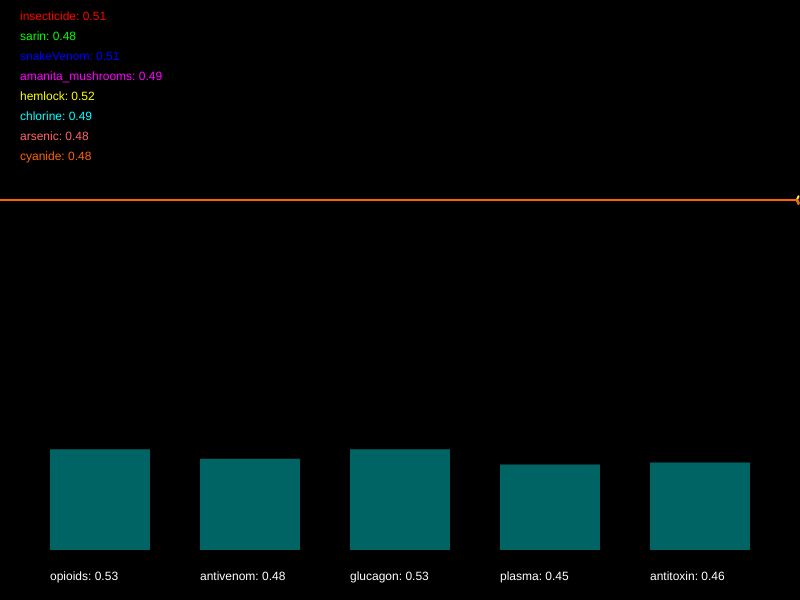
Frame 1 (no input)
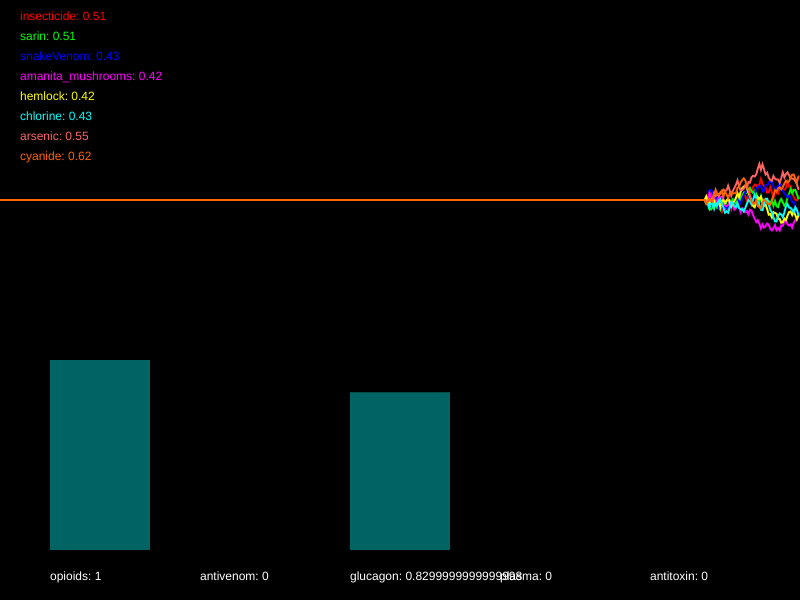
Frame 60 (no input)
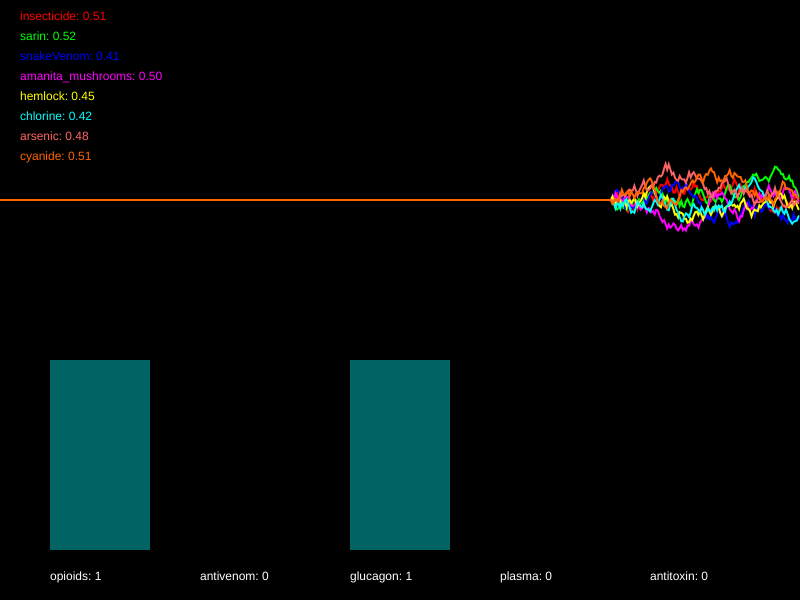
Frame 120 (the mouse pressed at the canvas centre since frame 60)

The p5.js sketch that drew these frames (run headless with seeded random() and noise() and a simulated clock; from frame 60 on, the mouse is pressed at the canvas centre):

// p5.js sketch
// ── sketch.js
/*

Officer: 8648005
CaseNum: 401-3-25831991-8648005

Case 401 - The Case of Norbert's Weiner Stand
Stage 4 - Mortal Cupcake

It seems that Norbert is getting desperate now. In what appears to be his final stand he has set up his own cupcake shop. The laced cupcakes look delicious but they are extremely dangerous. Just a brief whiff of one can induce a series of
deadly symptoms. This is Norbert’s most complex poison to date, so you’ll have to work hard to produce a viable antidote.

You must develop the antidote by using conditional statements in the draw loop to do the following.

	- If hemlock dips below 0.65 and snakeVenom dips below 0.39, whilst at the same time, cyanide goes above 0.67 or sarin goes above 0.5, decrement opioids by 0.02
	- When amanita_mushrooms dips below 0.7 or arsenic goes above 0.68, whilst at the same time, chlorine dips below 0.61, raise opioids by 0.03
	- When cyanide goes above 0.4, amanita_mushrooms dips below 0.6, and also arsenic goes above 0.3, decrement antivenom by 0.05
	- When insecticide goes above 0.71 or sarin dips below 0.62, whilst at the same time, chlorine goes above 0.38, increment antivenom by 0.03
	- If either insecticide goes above 0.56, chlorine goes above 0.66, or perhaps amanita_mushrooms dips below 0.39, decrease glucagon by 0.04
	- When snakeVenom dips below 0.47 and arsenic goes above 0.71, or on the other hand, cyanide goes above 0.68 or hemlock goes above 0.32, increase glucagon by 0.03
	- When either chlorine goes above 0.59, sarin goes above 0.61, arsenic goes above 0.41, or perhaps amanita_mushrooms goes above 0.28, decrement plasma by 0.05
	- If hemlock dips below 0.35 or snakeVenom goes above 0.73, or on the other hand, cyanide dips below 0.3 and insecticide goes above 0.39, increment plasma by 0.03
	- If either hemlock dips below 0.7, insecticide dips below 0.64, or perhaps arsenic goes above 0.35, decrement antitoxin by 0.04
	- When chlorine goes above 0.51 or snakeVenom dips below 0.41, or on the other hand, cyanide goes above 0.6 and amanita_mushrooms goes above 0.67, increase antitoxin by 0.01


Your conditional statements should consider the following poisons:

	- insecticide
	- sarin
	- snakeVenom
	- amanita_mushrooms
	- hemlock
	- chlorine
	- arsenic
	- cyanide


Your conditional statements should modify the following antidotes:

	- opioids
	- antivenom
	- glucagon
	- plasma
	- antitoxin


- There are many ways to complete this task but you should only use the following commands:

	if(){}
	>
	<
	&&
	||
	+=
	-=

*/

//Declare the poison variables
var insecticide;
var sarin;
var snakeVenom;
var amanita_mushrooms;
var hemlock;
var chlorine;
var arsenic;
var cyanide;


//Declare the antidote variables
var opioids;
var antivenom;
var glucagon;
var plasma;
var antitoxin;


//This variable is used for drawing the graph
var graphs;


function setup()
{

	createCanvas(800,600);
	strokeWeight(2);

	//initialise the poisons and antidotes
	insecticide = 0.5;
	sarin = 0.5;
	snakeVenom = 0.5;
	amanita_mushrooms = 0.5;
	hemlock = 0.5;
	chlorine = 0.5;
	arsenic = 0.5;
	cyanide = 0.5;
	opioids = 0.5;
	antivenom = 0.5;
	glucagon = 0.5;
	plasma = 0.5;
	antitoxin = 0.5;


	//fills the graph with empty values
	graphs = [];

	for(var i = 0; i < 8; i++)
	{
		graphs.push([]);
		for(var j = 0; j < 512; j++)
		{
			graphs[i].push(0.5);
		}
	}

}

function draw()
{

	//Develop the antidote below
	//Write conditional statements to change the amount of each substance ...
    
    // If hemlock dips below 0.65 and snakeVenom dips below 0.39, whilst at the same time, cyanide goes above 0.67 or sarin goes above 0.5, decrement opioids by 0.02
if (hemlock < 0.65 && snakeVenom < 0.39 && (cyanide > 0.67 || sarin > 0.5)) {
  opioids -= 0.02;
}

// When amanita_mushrooms dips below 0.7 or arsenic goes above 0.68, whilst at the same time, chlorine dips below 0.61, raise opioids by 0.03
if ((amanita_mushrooms < 0.7 || arsenic > 0.68) && chlorine < 0.61) {
  opioids += 0.03;
}

// When cyanide goes above 0.4, amanita_mushrooms dips below 0.6, and also arsenic goes above 0.3, decrement antivenom by 0.05
if (cyanide > 0.4 && amanita_mushrooms < 0.6 && arsenic > 0.3) {
  antivenom -= 0.05;
}

// When insecticide goes above 0.71 or sarin dips below 0.62, whilst at the same time, chlorine goes above 0.38, increment antivenom by 0.03
if ((insecticide > 0.71 || sarin < 0.62) && chlorine > 0.38) {
  antivenom += 0.03;
}

// If either insecticide goes above 0.56, chlorine goes above 0.66, or perhaps amanita_mushrooms dips below 0.39, decrease glucagon by 0.04
if (insecticide > 0.56 || chlorine > 0.66 || amanita_mushrooms < 0.39) {
  glucagon -= 0.04;
}

// When snakeVenom dips below 0.47 and arsenic goes above 0.71, or on the other hand, cyanide goes above 0.68 or hemlock goes above 0.32, increase glucagon by 0.03
if ((snakeVenom < 0.47 && arsenic > 0.71) || (cyanide > 0.68 || hemlock > 0.32)) {
  glucagon += 0.03;
}

// When either chlorine goes above 0.59, sarin goes above 0.61, arsenic goes above 0.41, or perhaps amanita_mushrooms goes above 0.28, decrement plasma by 0.05
if (chlorine > 0.59 || sarin > 0.61 || arsenic > 0.41 || amanita_mushrooms > 0.28) {
  plasma -= 0.05;
}

// If hemlock dips below 0.35 or snakeVenom goes above 0.73, or on the other hand, cyanide dips below 0.3 and insecticide goes above 0.39, increment plasma by 0.03
if ((hemlock < 0.35 || snakeVenom > 0.73) || (cyanide < 0.3 && insecticide > 0.39)) {
  plasma += 0.03;
}

// If either hemlock dips below 0.7, insecticide dips below 0.64, or perhaps arsenic goes above 0.35, decrement antitoxin by 0.04
if (hemlock < 0.7 || insecticide < 0.64 || arsenic > 0.35) {
  antitoxin -= 0.04;
}

// When chlorine goes above 0.51 or snakeVenom dips below 0.41, or on the other hand, cyanide goes above 0.6 and amanita_mushrooms goes above 0.67, increase antitoxin by 0.01
if ((chlorine > 0.51 || snakeVenom < 0.41) || (cyanide > 0.6 && amanita_mushrooms > 0.67)) {
  antitoxin += 0.01;
}
    




	//////////////////////////////////////////////////////

	//the code below generates new values using random numbers

	/*
		For testing, you might want to temporarily comment out
		these lines and set the same variables to constant values
		instead.
	*/

	insecticide = nextValue(graphs[0],insecticide);
	sarin = nextValue(graphs[1],sarin);
	snakeVenom = nextValue(graphs[2],snakeVenom);
	amanita_mushrooms = nextValue(graphs[3],amanita_mushrooms);
	hemlock = nextValue(graphs[4],hemlock);
	chlorine = nextValue(graphs[5],chlorine);
	arsenic = nextValue(graphs[6],arsenic);
	cyanide = nextValue(graphs[7],cyanide);


	opioids = constrain(opioids, 0, 1);
	antivenom = constrain(antivenom, 0, 1);
	glucagon = constrain(glucagon, 0, 1);
	plasma = constrain(plasma, 0, 1);
	antitoxin = constrain(antitoxin, 0, 1);


	///////// DO NOT CHANGE THE CODE BELOW ///////////

	//drawing code

	// set background
	background(0);
	noFill();

	//draw the graphs for the vitals

	var colors = [
		color(255, 0, 0),
		color(0, 255, 0),
		color(0, 0, 255),
		color(255, 0, 255),
		color(255, 255, 0),
		color(0, 255, 255),
		color(255, 100, 100),
		color(255, 100, 0)
	];

	for(var i = 0; i < graphs.length; i++)
	{
		stroke(colors[i]);
		drawGraph(graphs[i]);
	}

	//draw the poisons as text
	noStroke();
	fill(colors[0]);
	text('insecticide: ' + nf(insecticide,1,2), 20,20);
	fill(colors[1]);
	text('sarin: ' + nf(sarin,1,2), 20,40);
	fill(colors[2]);
	text('snakeVenom: ' + nf(snakeVenom,1,2), 20,60);
	fill(colors[3]);
	text('amanita_mushrooms: ' + nf(amanita_mushrooms,1,2), 20,80);
	fill(colors[4]);
	text('hemlock: ' + nf(hemlock,1,2), 20,100);
	fill(colors[5]);
	text('chlorine: ' + nf(chlorine,1,2), 20,120);
	fill(colors[6]);
	text('arsenic: ' + nf(arsenic,1,2), 20,140);
	fill(colors[7]);
	text('cyanide: ' + nf(cyanide,1,2), 20,160);


	//draw the antidotes bar chart
	drawBar(opioids,50,'opioids');
	drawBar(antivenom,200,'antivenom');
	drawBar(glucagon,350,'glucagon');
	drawBar(plasma,500,'plasma');
	drawBar(antitoxin,650,'antitoxin');


}

function nextValue(graph, val)
{
	//gets the next value for a vital and puts it in an array for drawing
	var delta = random(-0.03,0.03);

	val += delta;
	if(val > 1 || val < 0)
	{
		delta *= -1;
		val += delta * 2;
	}

	graph.push(val)
	graph.shift();
	return val;
}

function drawGraph(graph)
{
	//draws an array as a graph
	beginShape();
	for(var i = 0; i < graph.length; i++)
	{
			vertex(width * i/512, height * 0.5 - graph[i]* height/3)
	}
	endShape();
}


function drawBar(val, x, name)
{
	//draws the bars for bar chart
    noStroke();
    fill(0,100,100);
	var mh = height * 0.4 - 50;
	rect(x,(height - 50) - val*mh, 100, val*mh);
    fill(255);
	text(name + ": " + val, x, height - 20);
}
